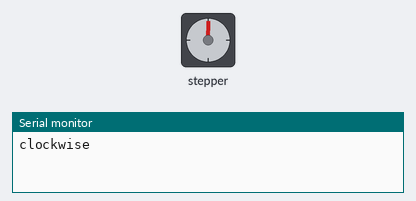
A sketch run on a simulated Arduino Uno, built with avr-gcc and run on an emulated ATmega328P. Parts: stepper motor, the last lines printed to the serial monitor. Stepper angles assume 1500 steps per turn.

Above: at 0.05 s.
At 1.5 s:
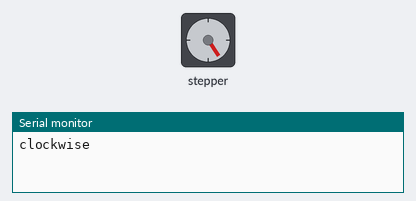
At 3.0 s:
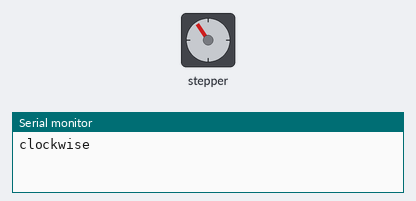
At 6.35 s:
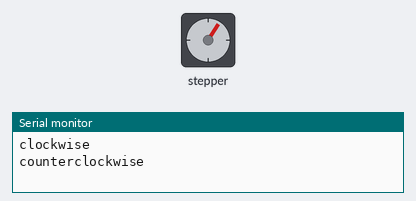
Timing chart, 0 to 9.2 s (numbered marks = the images above):
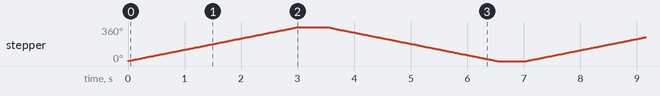

Measured:
- by itself, stepper: turns 360° clockwise in 3.0 s, then 360° counter-clockwise in 3.0 s, repeating every 7.0 s

The sketch:

stepper_oneRevolution.ino
```cpp
//www.elegoo.com
//2016.12.12

/*
 Stepper Motor Control - one revolution

 This program drives a unipolar or bipolar stepper motor.
 The motor is attached to digital pins 8 - 11 of the Arduino.

 The motor should revolve one revolution in one direction, then
 one revolution in the other direction.

 */

#include <Stepper.h>

const int stepsPerRevolution = 1500;  // change this to fit the number of steps per revolution

// initialize the stepper library on pins 8 through 11:
Stepper myStepper(stepsPerRevolution, 8, 10, 9, 11);

void setup() {
  // set the speed at 20 rpm:
  myStepper.setSpeed(20);
  // initialize the serial port:
  Serial.begin(9600);
}

void loop() {
  // step one revolution  in one direction:
  Serial.println("clockwise");
  myStepper.step(stepsPerRevolution);
  delay(500);

  // step one revolution in the other direction:
  Serial.println("counterclockwise");
  myStepper.step(-stepsPerRevolution);
  delay(500);
}
```
